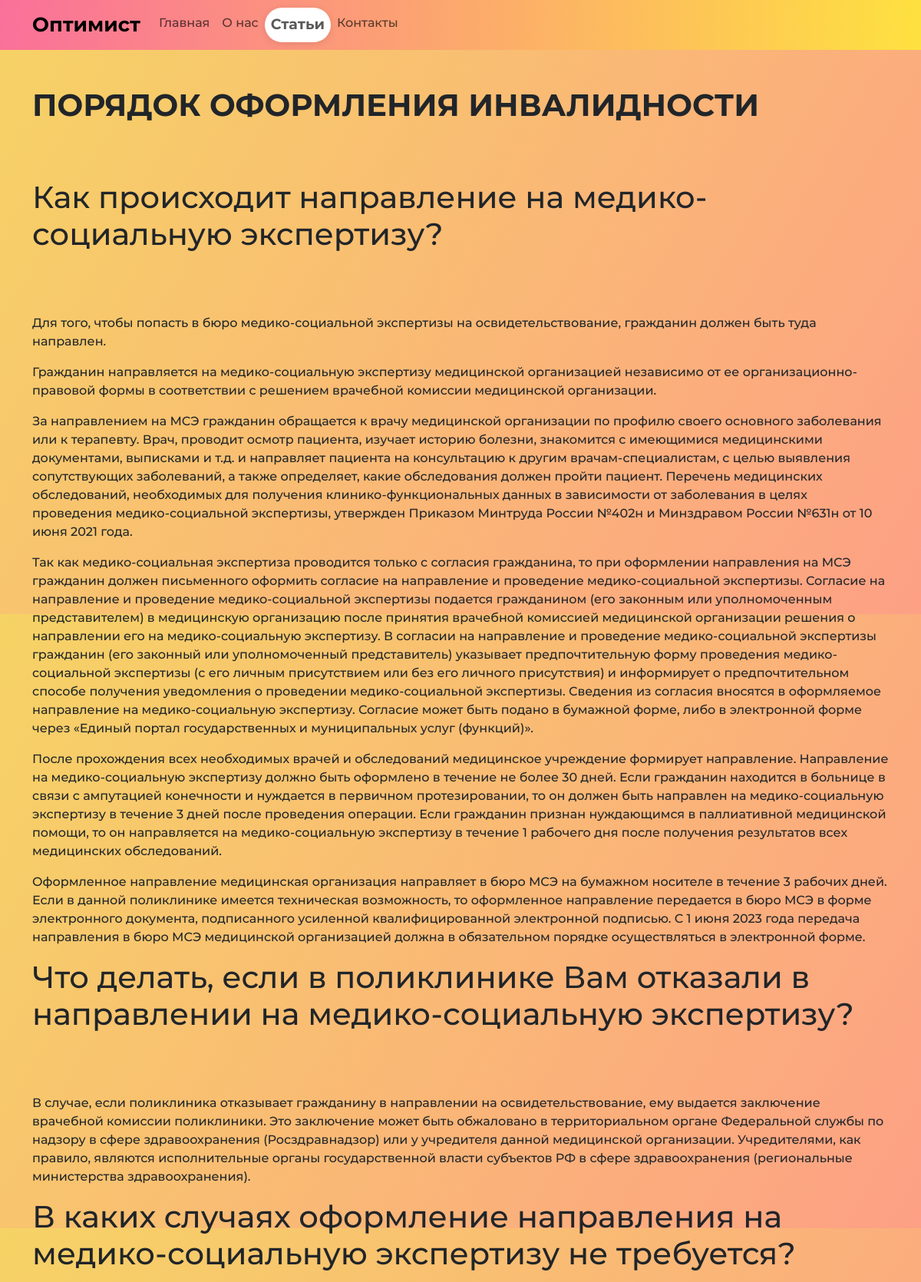
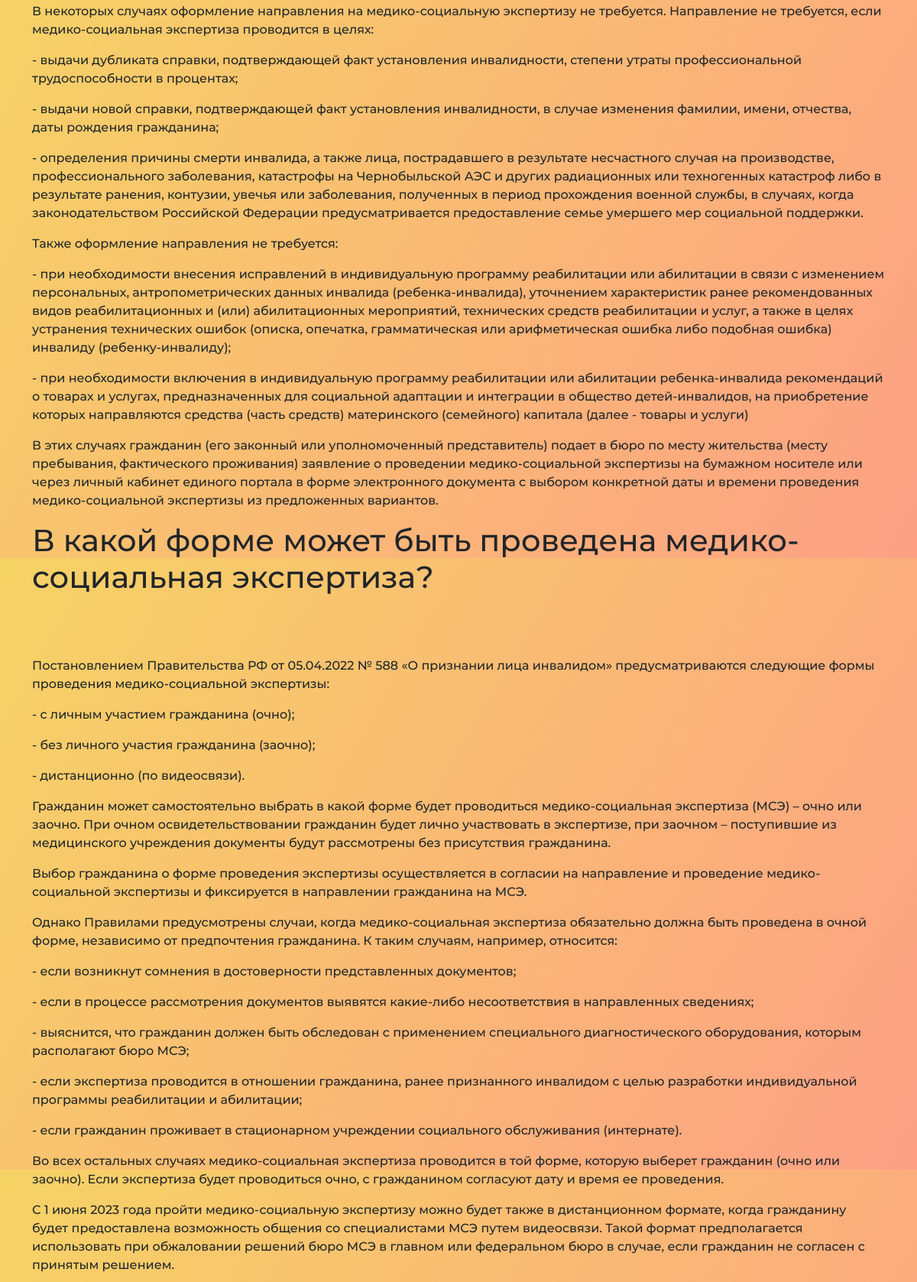
Screenshot of /news/post/poryadok-oformleniya-invalidnosti/ (upper part) with the database file from the repository (2 pictures, top to bottom).
### society_main/models.py (models this page shows, shortened)
class TimestampedModel(models.Model):
    time_create = models.DateTimeField(auto_now_add=True, verbose_name="Время создания")
    time_update = models.DateTimeField(auto_now=True, verbose_name="Время изменения")
    class Meta:
        abstract = True

class Post(TimestampedModel):
    class Status(models.IntegerChoices):
        DRAFT = 0, 'Черновик'
        PUBLISHED = 1, 'Опубликовано'
    title = models.CharField(max_length=255, verbose_name="Заголовок")
    slug = models.SlugField(max_length=255, unique=True, db_index=True, verbose_name="URL")
    photo = models.ImageField(upload_to="photos/%Y/%m/%d/", default=None, blank=True, null=True, verbose_name="Фото")
    content = models.TextField(blank=True, verbose_name="Текст статьи")
    tags = models.ManyToManyField('TagPost', blank=True, related_name='tags', verbose_name="Теги")
    is_published = models.BooleanField(choices=tuple(map(lambda x: (bool(x[0]), x[1]), Status.choices)),
                                       default=Status.DRAFT, verbose_name="Статус")
    cat = models.ForeignKey('Category', on_delete=models.PROTECT, verbose_name="Категории")
    video = models.FileField(upload_to='videos/%Y/%m/%d/', default=None, blank=True, null=True, verbose_name="Видео")
    objects = models.Manager()
    published = PublishedManager()
    def __str__(self):
        return self.title
    class Meta:
        verbose_name = 'Статьи'
        verbose_name_plural = 'Статьи'
        ordering = ['-time_create']
        indexes = [
            models.Index(fields=['-time_create'])
        ]

### society_main/views.py (the view)
# urls.py: path('news/post/<slug:slug>/', ShowPost.as_view(), name='post'),
class ShowPost(DetailView):
    model = Post
    template_name = 'society_main/post.html'
    context_object_name = 'post'
    @log
    def get_context_data(self, **kwargs):
        context = super().get_context_data(**kwargs)
        context['title'] = context['post']
        context['active_page'] = 'news'
        return context
    @log
    def get_object(self, queryset=None):
        return get_object_or_404(Post.published, slug=self.kwargs[self.slug_url_kwarg])

### society_main/models.py (called while the page is built)
    def get_queryset(self):
        return super().get_queryset().filter(is_published=Post.Status.PUBLISHED)

### society_main/templates/society_main/post.html (shortened to what this page needs)
{% extends 'society_main/base.html' %}
{% block content %}
<div class="container mt-5">
  <div class="row">
    <div class="col-sm-12, col-md-6, col-lg-4, col-12">
  <h1 class="pb-5 fw-bold display-6">{{ post.title }}</h1>
      </div>
    </div>
  {% autoescape off %}
    <div class="row">
    <div class="col-sm-12, col-md-6, col-lg-8, col-12">
        <p class="lead text-justify">{{ post.content|linebreaks }}</p>
      </div>
    </div>
  {% endautoescape %}
</div>
{% endblock %}

### society_main/static/society_main/css/style.css (style rules this page uses)
body { background-image: linear-gradient(120deg, #f6d365 0%, #fda085 100%); font-family: 'Montserrat', sans-serif; }

### rows the page displays
Post: title "ПОРЯДОК ОФОРМЛЕНИЯ ИНВАЛИДНОСТИ", content "Как происходит направление на медико-социальную экспертизу? Для того, чтобы попасть в бюро медико-социальной экспертизы на освидетельствование, гражданин должен быть туда направлен. Гражданин направляется на медико-социальную экспертизу медицинской организацией независимо от ее организационно-правовой формы в соответствии с решением врачебной комиссии медицинской организации. За направлением на МСЭ гражданин обращается к врачу медицинской организации по профилю своего основного заболевания или к терапевту. Врач, проводит осмотр пациента, изучает историю болезни, знакомится с имеющимися медицинскими документами, выписками и т.д. и направляет пациента на консультацию к другим…"
